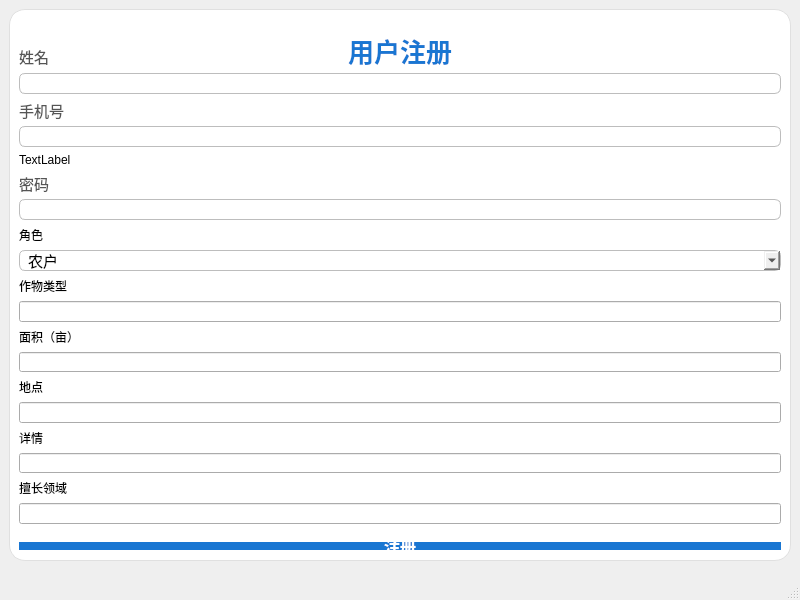
<?xml version="1.0" encoding="UTF-8"?>
<ui version="4.0">
 <class>RegisterWindow</class>
 <widget class="QMainWindow" name="RegisterWindow">
  <property name="geometry">
   <rect>
    <x>0</x>
    <y>0</y>
    <width>800</width>
    <height>600</height>
   </rect>
  </property>
  <property name="windowTitle">
   <string>智慧农业注册</string>
  </property>
  <widget class="QWidget" name="centralwidget">
   <layout class="QVBoxLayout" name="centralLayout">
    <item>
     <spacer name="verticalSpacerTop">
      <property name="orientation">
       <enum>Qt::Vertical</enum>
      </property>
      <property name="sizeHint" stdset="0">
       <size>
        <width>20</width>
        <height>80</height>
       </size>
      </property>
     </spacer>
    </item>
    <item>
     <widget class="QFrame" name="registerFrame">
      <property name="minimumSize">
       <size>
        <width>360</width>
        <height>380</height>
       </size>
      </property>
      <property name="styleSheet">
       <string notr="true">
        QFrame#registerFrame {
            background: #fff;
            border-radius: 16px;
            border: 1px solid #e0e0e0;
        }
       </string>
      </property>
      <property name="frameShape">
       <enum>QFrame::StyledPanel</enum>
      </property>
      <property name="frameShadow">
       <enum>QFrame::Raised</enum>
      </property>
      <layout class="QVBoxLayout" name="registerLayout">
       <item>
        <widget class="QLabel" name="labelTitle">
         <property name="minimumSize">
          <size>
           <width>0</width>
           <height>80</height>
          </size>
         </property>
         <property name="maximumSize">
          <size>
           <width>16777215</width>
           <height>80</height>
          </size>
         </property>
         <property name="styleSheet">
          <string notr="true">
           font-size: 26px;
           font-weight: bold;
           color: #1976d2;
           margin-bottom: 18px;
          </string>
         </property>
         <property name="text">
          <string>用户注册</string>
         </property>
         <property name="alignment">
          <set>Qt::AlignCenter</set>
         </property>
        </widget>
       </item>
       <item>
        <widget class="QLabel" name="labelName">
         <property name="styleSheet">
          <string notr="true">font-size: 15px; color: #555;</string>
         </property>
         <property name="text">
          <string>姓名</string>
         </property>
        </widget>
       </item>
       <item>
        <widget class="QLineEdit" name="lineEditName">
         <property name="styleSheet">
          <string notr="true">
           border: 1px solid #bdbdbd;
           border-radius: 6px;
           padding-left: 8px;
           font-size: 15px;
          </string>
         </property>
        </widget>
       </item>
       <item>
        <widget class="QLabel" name="labelPhone">
         <property name="styleSheet">
          <string notr="true">font-size: 15px; color: #555;</string>
         </property>
         <property name="text">
          <string>手机号</string>
         </property>
        </widget>
       </item>
       <item>
        <widget class="QLineEdit" name="lineEditPhone">
         <property name="styleSheet">
          <string notr="true">
           border: 1px solid #bdbdbd;
           border-radius: 6px;
           padding-left: 8px;
           font-size: 15px;
          </string>
         </property>
        </widget>
       </item>
       <item>
        <widget class="QLabel" name="labelPhoneTip">
         <property name="text">
          <string>TextLabel</string>
         </property>
        </widget>
       </item>
       <item>
        <widget class="QLabel" name="labelPassword">
         <property name="styleSheet">
          <string notr="true">font-size: 15px; color: #555;</string>
         </property>
         <property name="text">
          <string>密码</string>
         </property>
        </widget>
       </item>
       <item>
        <widget class="QLineEdit" name="lineEditPassword">
         <property name="styleSheet">
          <string notr="true">
           border: 1px solid #bdbdbd;
           border-radius: 6px;
           padding-left: 8px;
           font-size: 15px;
          </string>
         </property>
         <property name="echoMode">
          <enum>QLineEdit::Password</enum>
         </property>
        </widget>
       </item>
       <item>
        <widget class="QLabel" name="labelRole">
         <property name="styleSheet">
         </property>
         <property name="text">
          <string>角色</string>
         </property>
        </widget>
       </item>
       <item>
        <widget class="QComboBox" name="comboBoxRole">
         <property name="styleSheet">
          <string notr="true">
           border: 1px solid #bdbdbd;
           border-radius: 6px;
           font-size: 15px;
           padding-left: 8px;
          </string>
         </property>
         <item>
          <property name="text">
           <string>农户</string>
          </property>
         </item>
         <item>
          <property name="text">
           <string>专家</string>
          </property>
         </item>
        </widget>
       </item>
       <item>
        <widget class="QLabel" name="labelCropType">
         <property name="visible">
          <bool>true</bool>
         </property>
         <property name="text">
          <string>作物类型</string>
         </property>
        </widget>
       </item>
       <item>
        <widget class="QLineEdit" name="lineEditCropType">
         <property name="visible">
          <bool>true</bool>
         </property>
        </widget>
       </item>
       <item>
        <widget class="QLabel" name="labelArea">
         <property name="visible">
          <bool>true</bool>
         </property>
         <property name="text">
          <string>面积（亩）</string>
         </property>
        </widget>
       </item>
       <item>
        <widget class="QLineEdit" name="lineEditArea">
         <property name="visible">
          <bool>true</bool>
         </property>
        </widget>
       </item>
       <item>
        <widget class="QLabel" name="labelLocation">
         <property name="visible">
          <bool>true</bool>
         </property>
         <property name="text">
          <string>地点</string>
         </property>
        </widget>
       </item>
       <item>
        <widget class="QLineEdit" name="lineEditLocation">
         <property name="visible">
          <bool>true</bool>
         </property>
        </widget>
       </item>
       <item>
        <widget class="QLabel" name="labelDetail">
         <property name="visible">
          <bool>true</bool>
         </property>
         <property name="text">
          <string>详情</string>
         </property>
        </widget>
       </item>
       <item>
        <widget class="QLineEdit" name="lineEditDetail">
         <property name="visible">
          <bool>true</bool>
         </property>
        </widget>
       </item>
       <item>
        <widget class="QLabel" name="labelField">
         <property name="visible">
          <bool>false</bool>
         </property>
         <property name="text">
          <string>擅长领域</string>
         </property>
        </widget>
       </item>
       <item>
        <widget class="QLineEdit" name="lineEditField">
         <property name="visible">
          <bool>false</bool>
         </property>
        </widget>
       </item>
       <item>
        <widget class="QPushButton" name="pushButtonRegister">
         <property name="styleSheet">
          <string notr="true">
           background-color: #1976d2;
           color: #fff;
           border-radius: 6px;
           font-size: 16px;
           font-weight: bold;
           margin-top: 12px;
          </string>
         </property>
         <property name="text">
          <string>注册</string>
         </property>
        </widget>
       </item>
      </layout>
     </widget>
    </item>
    <item>
     <spacer name="verticalSpacerBottom">
      <property name="orientation">
       <enum>Qt::Vertical</enum>
      </property>
      <property name="sizeHint" stdset="0">
       <size>
        <width>20</width>
        <height>100</height>
       </size>
      </property>
     </spacer>
    </item>
   </layout>
  </widget>
  <widget class="QMenuBar" name="menubar">
   <property name="geometry">
    <rect>
     <x>0</x>
     <y>0</y>
     <width>800</width>
     <height>17</height>
    </rect>
   </property>
  </widget>
  <widget class="QStatusBar" name="statusbar"/>
 </widget>
 <resources/>
 <connections/>
</ui>
